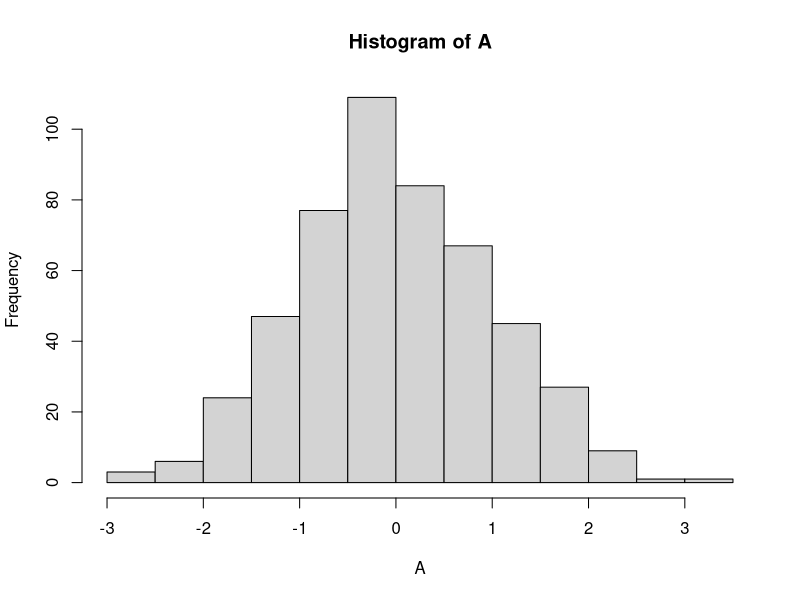
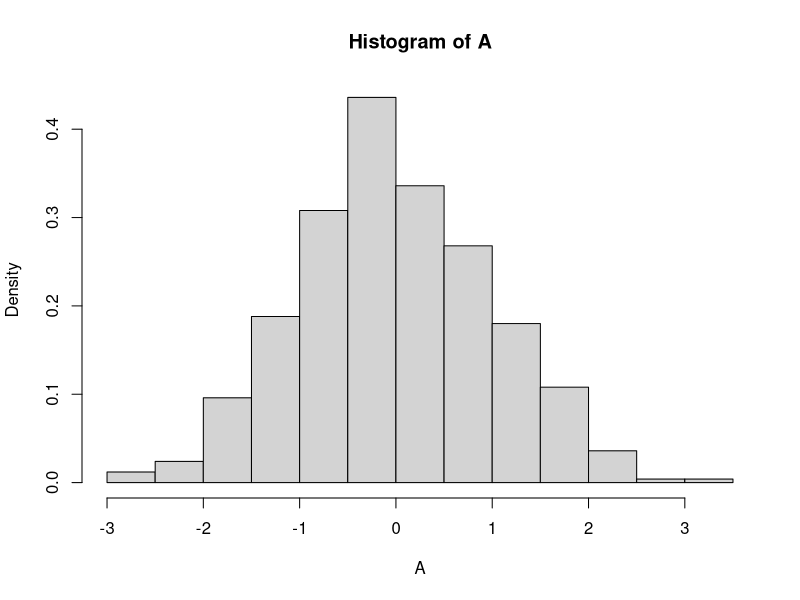
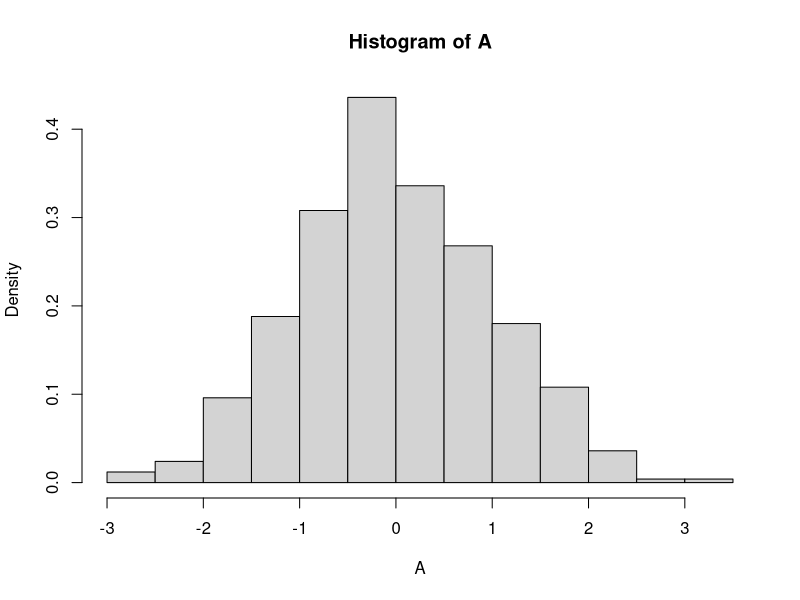
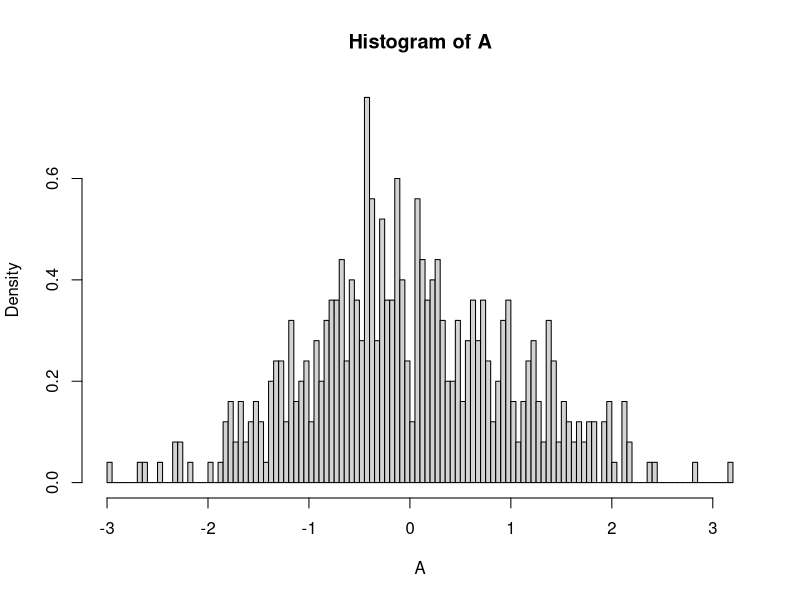
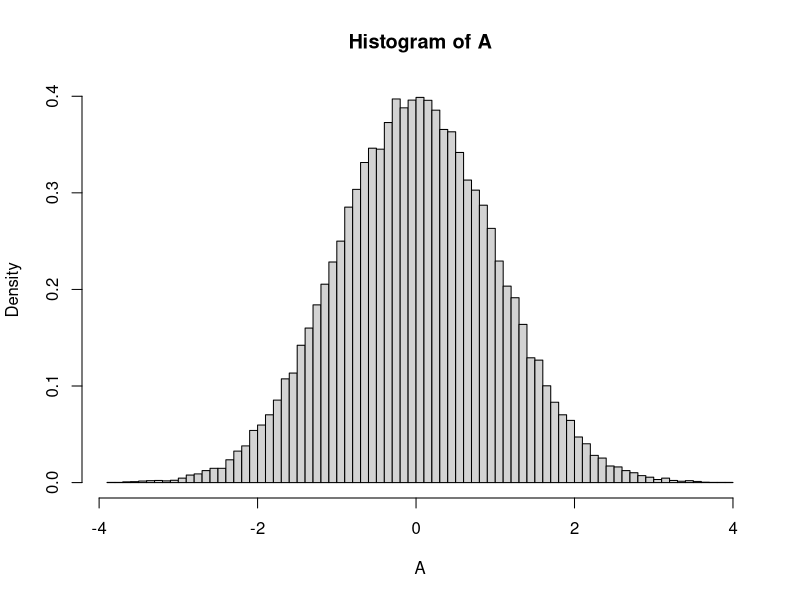
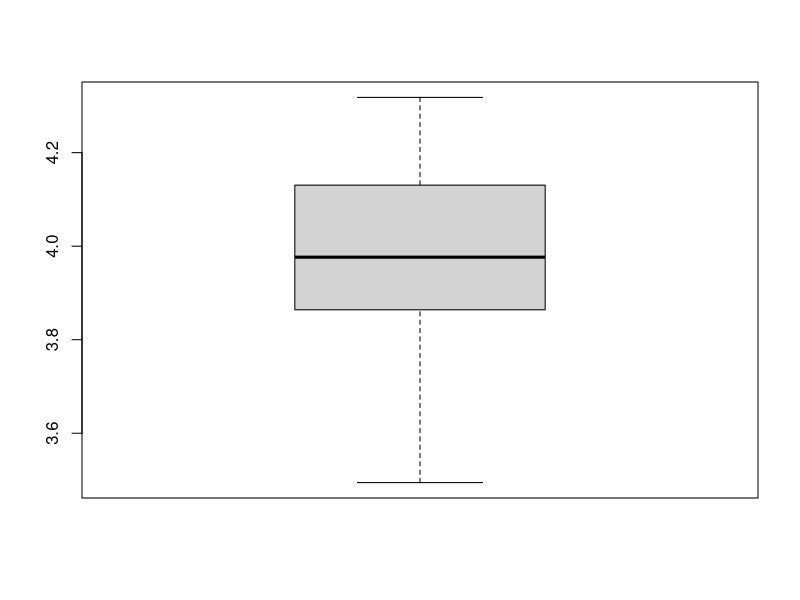
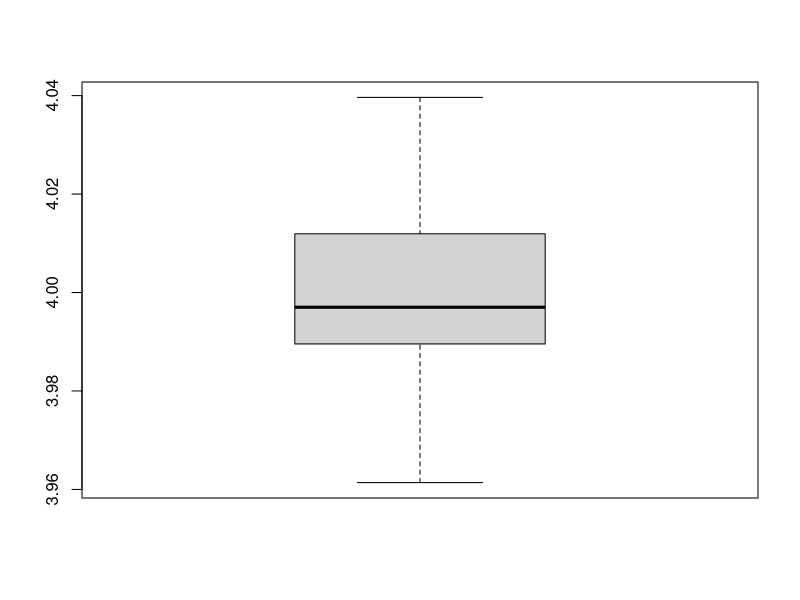
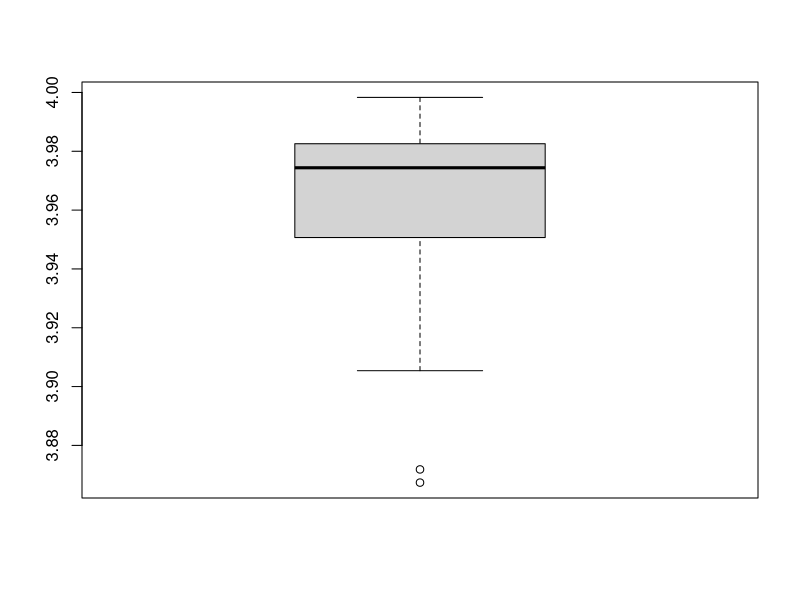

The R source for these figures, in order:
## ---- chunk 1
knitr::opts_chunk$set(echo = TRUE)
## ---- chunk 2

A <- rnorm(500, 0, 1)

hist(A)

hist(A, freq = FALSE)

hist(A, freq = FALSE, breaks = 20)
hist(A, freq = FALSE, breaks = 100)

# In order to create more breaks, you need to increase the
# numbers of observations


A <- rnorm(50000, 0, 1)
hist(A, freq = FALSE, breaks = 100)

## ---- chunk 3

A = rexp(500, 4)

1/mean(A)

m = c()

for (i in 1:50) {
  A = rexp(500, 4)
  m[i] <- 1/mean(A)
}


mean(m)

boxplot(m)


## With more observations we got less variation (500 -> 5000)

## Law of large numbers

m = c()

for (i in 1:50) {
  A = rexp(50000, 4)
  m[i] <- 1/mean(A)
}


mean(m)

boxplot(m)


## ---- chunk 4

n= 100

U = runif(n, 0, 4)

theta = max(U)


for (i in 1:50) {
  U = runif(n, 0, 4)
  theta = c(theta, max(U))
}


mean(theta)

boxplot(theta)


## Adjust to make the estimator unbiased

thetab = (n+1)/n*theta

mean(thetab)

boxplot(thetab)


## With more observations

n= 100

U = runif(n, 0, 4)

theta = max(U)


for (i in 1:5000) {
  U = runif(n, 0, 4)
  theta = c(theta, max(U))
}


mean(theta)

boxplot(theta)


